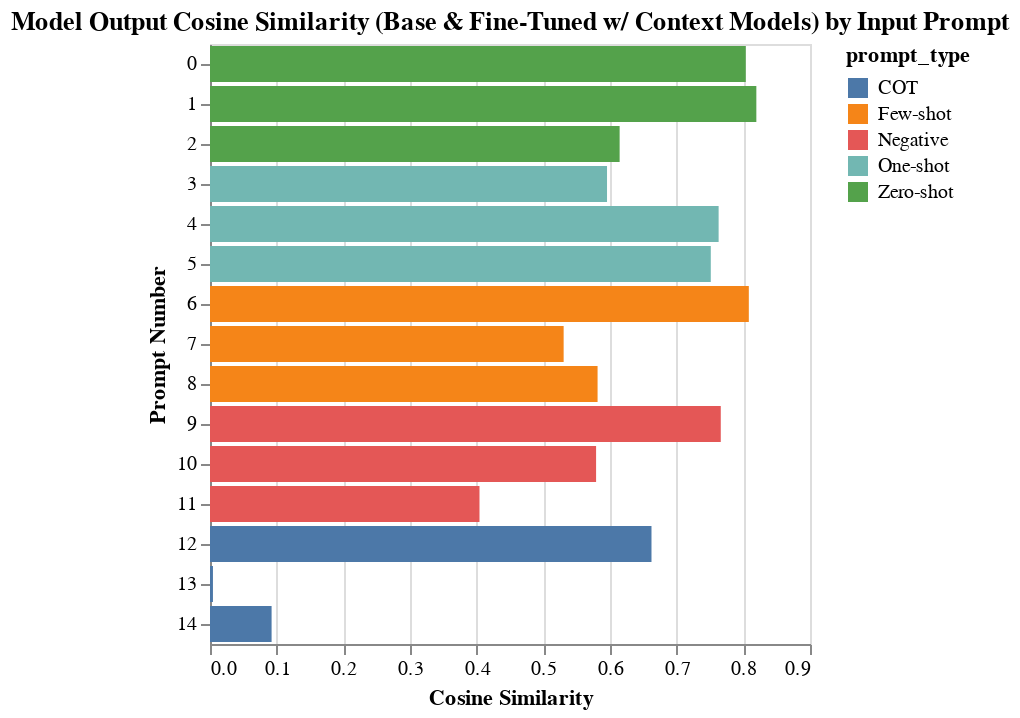

Notebook cell for this chart:
### Code cell
alt.Chart(data_final).mark_bar().encode(
    y=alt.X("index:N").title("Prompt Number"),
    x=alt.Y("similarity_base_fine_tuned_context:Q").title("Cosine Similarity"),
    color="prompt_type"
).properties(
    title="Model Output Cosine Similarity (Base & Fine-Tuned w/ Context Models) by Input Prompt"
).interactive()
